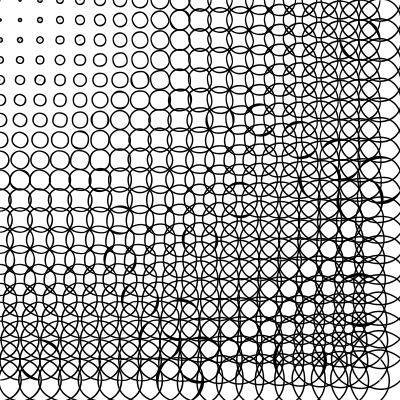
Frame 1 (no input)
Frame 60 (the mouse pressed at the canvas centre just before this capture): identical to frame 1, image omitted
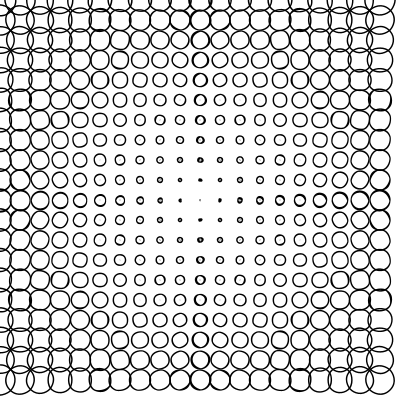
Frame 120 (the mouse held since frame 60 and released just before this capture)

The Processing sketch that drew these frames (run headless with seeded random() and noise(); from frame 60 on, the mouse is pressed at the canvas centre):

// Processing sketch: processing_29770
// ── processing_29770.pde

void setup(){
  size(400,400);
  smooth();
}

void draw(){
  //noStroke();
  //fill(255)
  background(255,10);
  for(int x=0; x<width; x+=20){
  for(int y=0; y<height; y+=20){
  float abstand= dist(mouseX,mouseY,x,y);
  //abstand/=10;
  //ellipse(x,y,abstand,abstand);
  float angle=atan2(mouseY-y,mouseX-x);
  pushMatrix();
  translate(x,y);
  rotate(angle);
  //line(0,0,abstand,0);
  stroke(0);
  fill(abstand*2);
  strokeWeight(abstand/9);
 ellipse(0,0,1,2);
  popMatrix();
  }
  }
}
